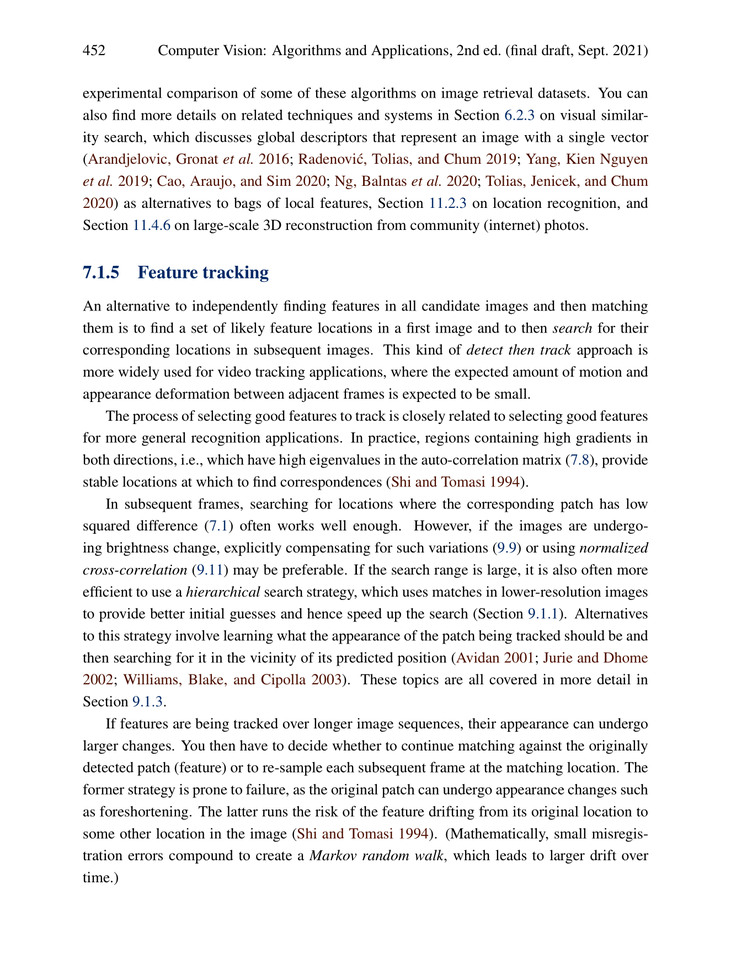
#> input picture assignment_4/reference_img.png, 731 x 965 px, shrunk from 1325 x 1750 before the run
$ python main.py
#> lines starting #> are read from the running program, lines starting #| are printed output that depends on the picture; after the words box and inside, x2 and y2 are one past the last pixel; in counts of white or black regions, pixels touching at a corner belong together
#> further down, ref is the input picture: shape (965, 731, 3); mean B, G, R 237.9, 237.9, 238.2
import numpy as np
import cv2


def Harris(reference_image):
    out = reference_image.copy()
    gray = cv2.cvtColor(out, cv2.COLOR_BGR2GRAY)
    gray = np.float32(gray)

    dst = cv2.cornerHarris(gray, 2, 3, 0.04)
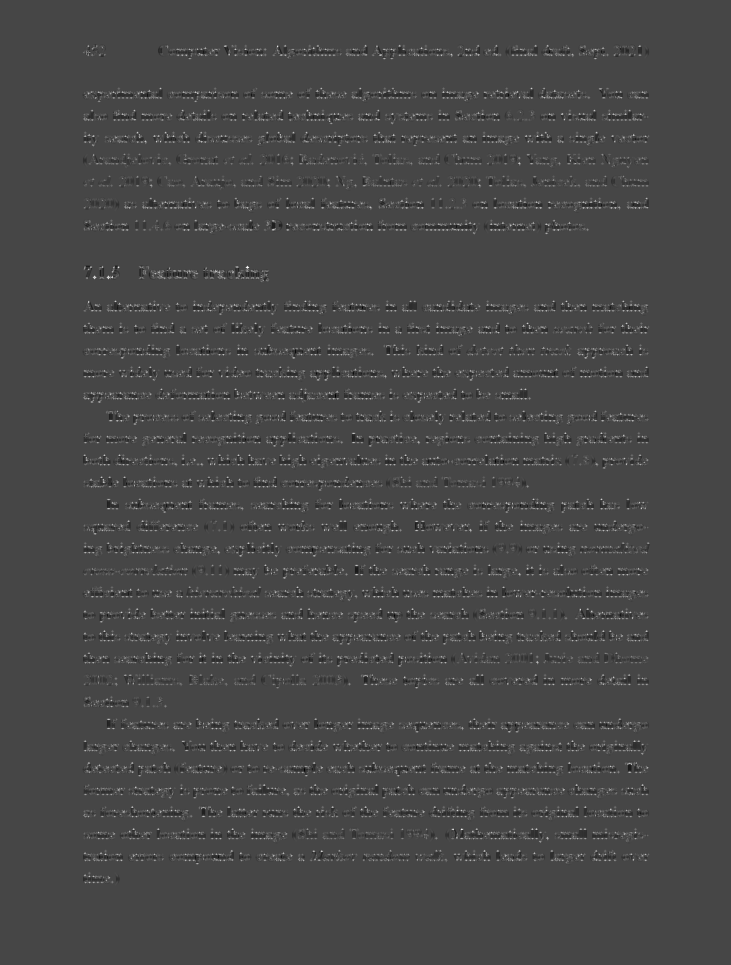
#> dst: shape (965, 731) float32; min -119718608, max 313500000, mean 2750572.2; drawn with min black and max white
    dst = cv2.dilate(dst, None)
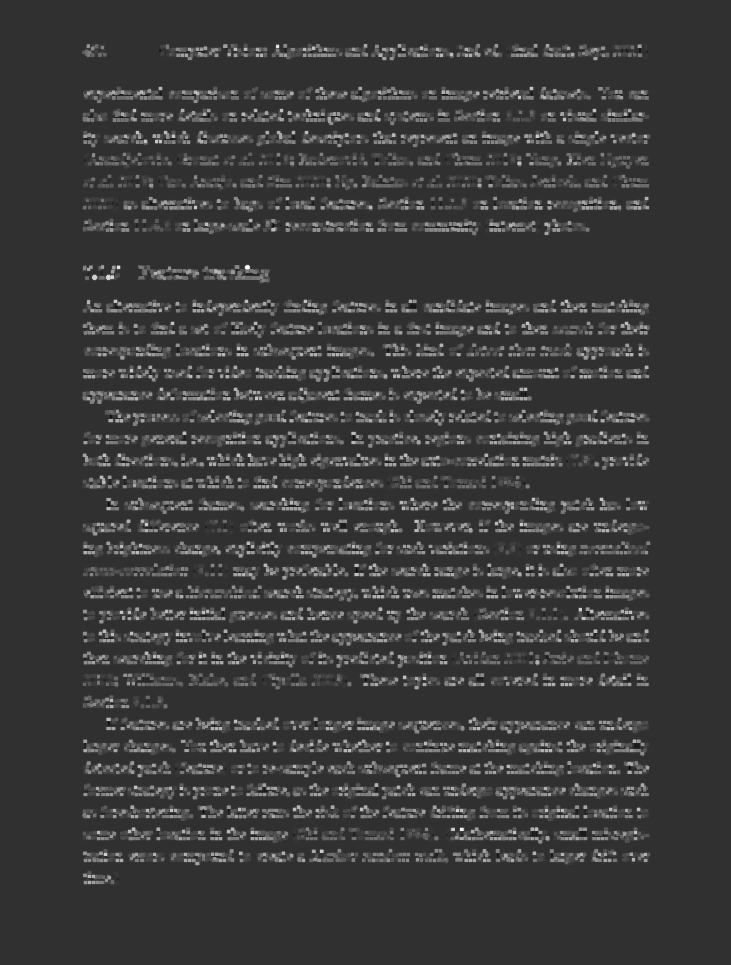
#> dst: shape (965, 731) float32; min -74272368, max 313500000, mean 16985884; drawn with min black and max white

    out[dst > 0.01 * dst.max()] = [0, 0, 255]
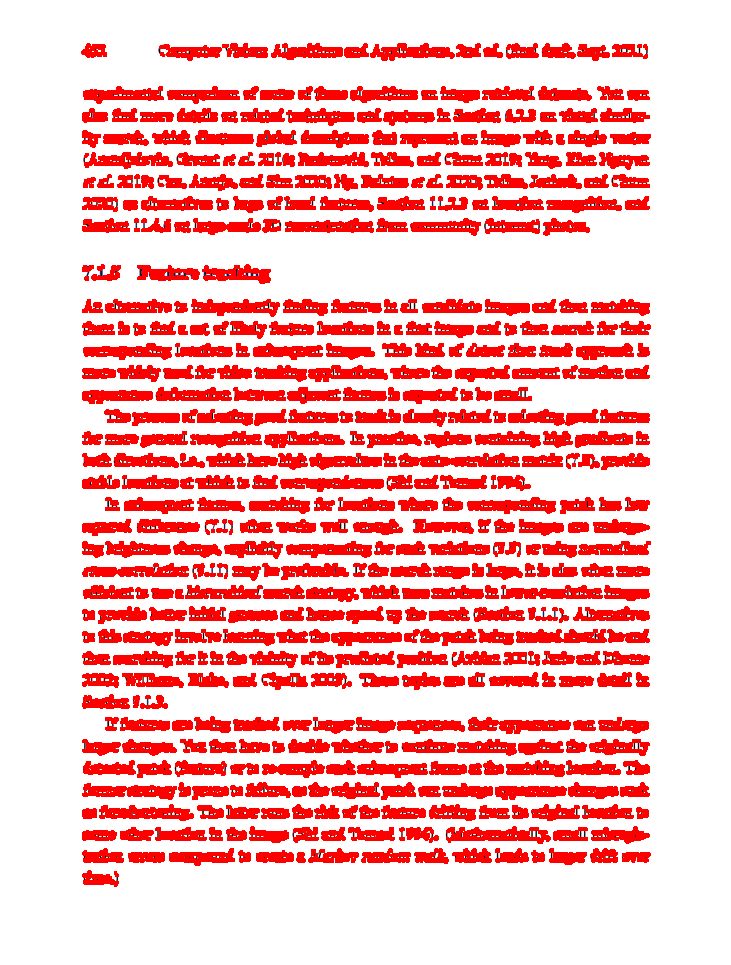
#> out: shape (965, 731, 3); mean B, G, R 189.2, 189.2, 253.3
    cv2.imwrite("./solutions/harris.png", out)


def alignment(image_to_align, reference_image, max_features, good_match_precent):
#> called with max_features = 10, good_match_precent = 0.7
    sift = cv2.SIFT_create()

    kp1, des1 = sift.detectAndCompute(reference_image, None)
#> kp1 = 3947 keypoints; strongest (x, y, size): (94, 277, 1.9), (218, 276, 2.1), (236, 267, 2.1), (158, 276, 2.1)
#> (the run stopped early here; a loop or call above may not have finished)

$ run again, with assignment_3/shapes_template.jpg saved as assignment_4/reference_img.png
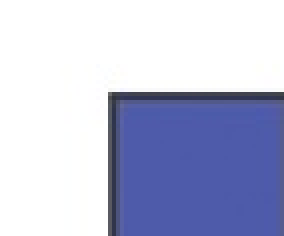
#> input picture assignment_3/shapes_template.jpg, 71 x 59 px (shown 4 times larger)
#> ref is the input picture: shape (59, 71, 3); mean B, G, R 218.4, 191.9, 187.6
#> in Harris, `dst = cv2.dilate(dst, None)`:
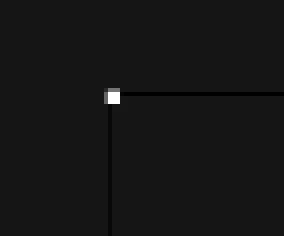
#> dst: shape (59, 71) float32 (shown 4 times larger); min -12253500, max 130268640, mean 173893.3; drawn with min black and max white
#> in Harris, `out[dst > 0.01 * dst.max()] = [0, 0, 255]`:
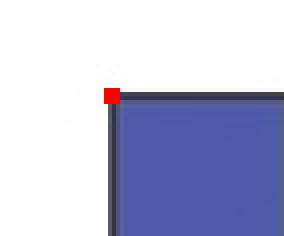
#> out: shape (59, 71, 3) (shown 4 times larger); 0.38% of pixels changed, all inside (x1, y1, x2, y2) = (26, 22, 30, 26)
#> kp1 = 6 keypoints; (x, y, size): (28, 24, 2.2), (28, 24, 2.2), (35, 31, 13.5), (35, 31, 13.5), (37, 33, 17.4), (37, 33, 17.4)
